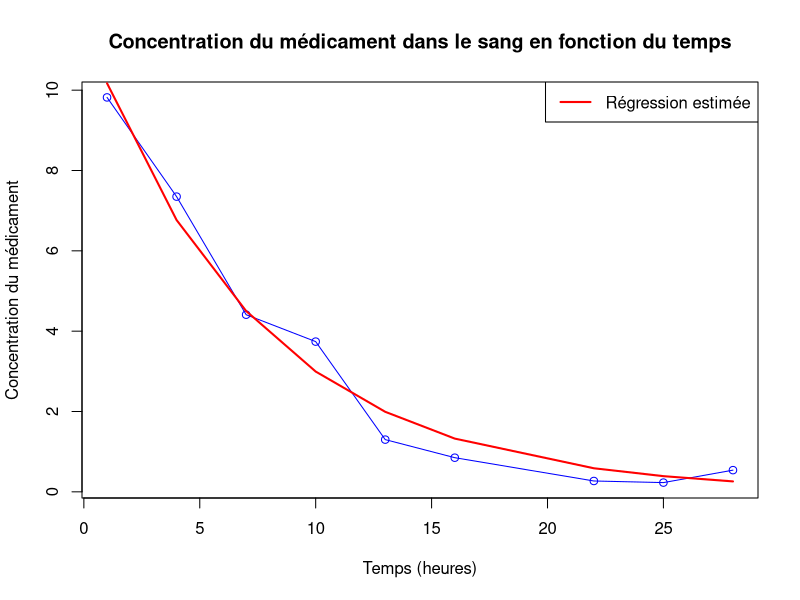

Write R code to recreate this figure.
# TP3: Estimation d’une régression non-linéaire gaussienne
############################################################################""

# 1. Estimation de la fonction de régression
####### 1) création du data.frame 
time <- c(1,4,7,10,13,16,22,25,28)
yi <- c(9.82,7.35,4.41,3.74,1.30,0.85,0.27,0.23,0.54)
donnee <- data.frame(time,yi)
###### représentation grapgique

plot(donnee$time, donnee$yi, type = "o", col = "blue", 
     xlab = "Temps (heures)", ylab = "Concentration du médicament",
     main = "Concentration du médicament dans le sang en fonction du temps")

###### 2) fonction de régression freg ayant pour arguments le vecteur des paramètres beta=(k, V ) et
###########la covariable time
####beta = c(K,V)
freg <- function(beta, time) {
  K <- beta[1]
  V <- beta[2]
  (100/V) * exp(-K * time)
  
}

##  3) fonction logvrais ayant pour argument le vecteur des paramètres beta=(k, V ) qui calcule
#######la log-vraisemblance des observations.

logvrais <- function(beta, data) {
  y <- donnee$yi
  time <- donnee$time
  y_predict <- freg(beta, time)
  sigma_sq <- sum((y - y_predict)^2) / length(y)
  loglik <- -0.5 * sum((y - y_predict)^2) / sigma_sq - 0.5 * length(y) * log(sigma_sq)
  return(-loglik)
}
##### 4) Utilisez la fonction optim pour estimer les paramètres.
initial_value <- c(1, 0.1)  # valeurs initiales des paramètres V et k
optimisation <- optim(par = initial_value, fn = logvrais, data = donnee)
estimated_params <- optimisation$par
print(estimated_params)
lines(donnee$time, freg(estimated_params, donnee$time), col = "red", lwd = 2)
legend("topright", legend = "Régression estimée", col = "red", lty = 1, lwd = 2)
